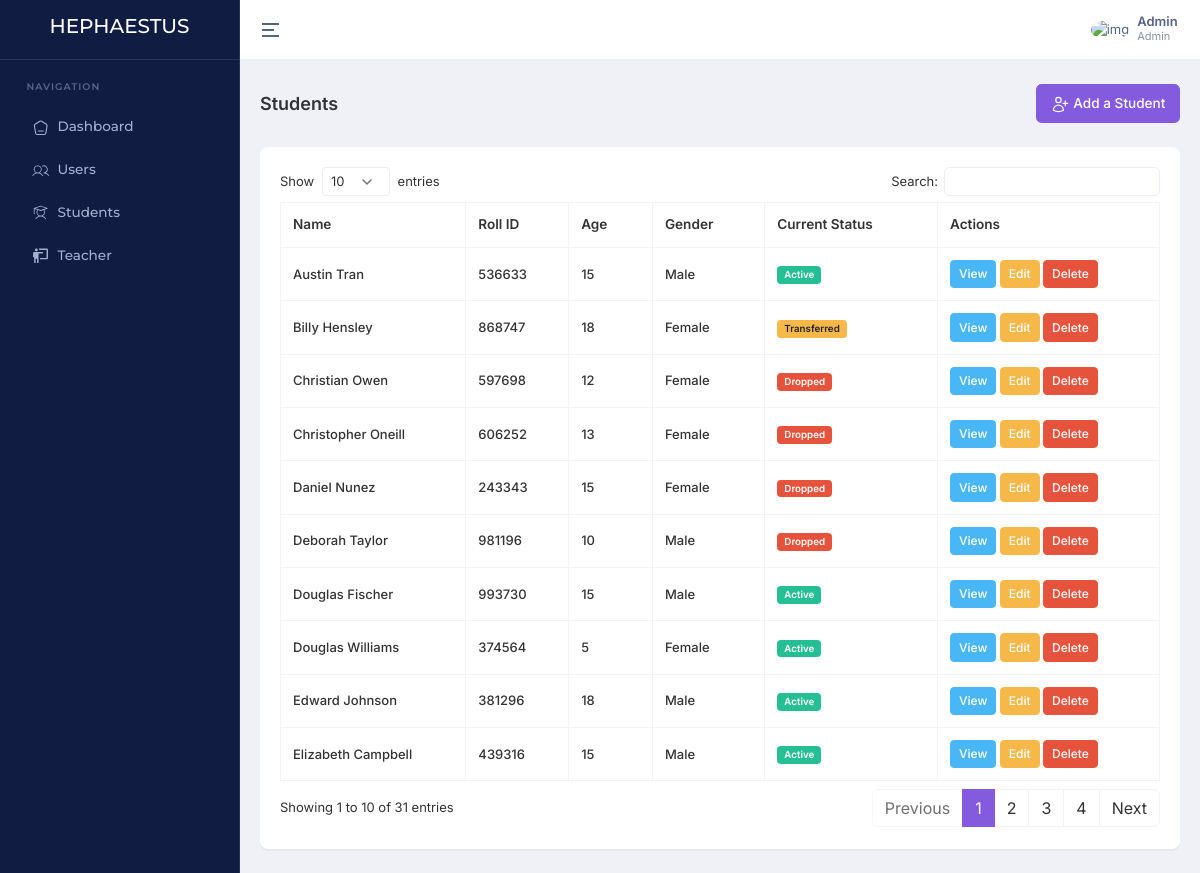
Screenshot of /students/ (signed in) with the database file from the repository.
### account/models.py (models this page shows, shortened)
class User(AbstractBaseUser, PermissionsMixin):
    ROLE_CHOICES = (
        ('Admin', 'Admin'),
        ('Director', 'Director'),
        ('Teacher', 'Teacher'),
        ('Student', 'Student'),
    )
    email = models.EmailField(unique=True)
    name = models.CharField(max_length=255)
    slug = models.SlugField(unique=True, blank=True)
    phone_number = models.CharField(max_length=15, unique=True)
    image = ProcessedImageField(
        upload_to=user_image_path,
        processors=[ResizeToFill(720, 720)],
        format='JPEG',
        options={'quality': 90},
        null=True,
        blank=True,
    )
    role = models.CharField(max_length=30, choices=ROLE_CHOICES)
    added_by = models.ForeignKey('self', on_delete=models.CASCADE, null=True, blank=True, related_name='added_users')
    created_at = models.DateTimeField(default=timezone.now)
    updated_at = models.DateTimeField(auto_now=True)
    is_active = models.BooleanField(default=True)
    is_staff = models.BooleanField(default=False)
    objects = CustomUserManager()
    USERNAME_FIELD = 'phone_number'
    REQUIRED_FIELDS = ['name', 'email']

### home/models.py (models this page shows, shortened)
class Student(models.Model):
    GENDER_CHOICES = (
        ('Male', 'Male'),
        ('Female', 'Female'),
    )
    STUDENT_CURRENT_STATUS = (
        ('Active', 'Active'),
        ('Graduated', 'Graduated'),
        ('Transferred', 'Transferred'),
        ('Dropped', 'Dropped')
    )
    name = models.CharField(max_length=255, null=True, blank=True)
    slug = models.SlugField(unique=True, blank=True)
    roll_id = models.CharField(max_length=6, unique=True, editable=False, null=True, blank=True)
    image = ProcessedImageField(
        upload_to=student_image_path,
        processors=[ResizeToFill(720, 720)],
        format='JPEG',
        options={'quality': 90},
        null=True,
        blank=True
    )
    dob = models.DateField(null=True, blank=True)
    gender = models.CharField(max_length=10, choices=GENDER_CHOICES, null=True, blank=True)
    current_status = models.CharField(max_length=20, choices=STUDENT_CURRENT_STATUS, default='Active', null=True, blank=True)
    nationality = models.CharField(max_length=40, null=True, blank=True)
    cell = models.CharField(max_length=50, null=True, blank=True)
    village = models.CharField(max_length=50, null=True, blank=True)
    sector = models.CharField(max_length=50, null=True, blank=True)
    district = models.CharField(max_length=50, null=True, blank=True)
    emergency_contact_name = models.CharField(max_length=100, null=True, blank=True)
    emergency_contact_relation = models.CharField(max_length=50, null=True, blank=True)
    emergency_contact_phone = models.CharField(max_length=15, null=True, blank=True)
    medical_conditions = models.TextField(null=True, blank=True)
    allergies = models.TextField(null=True, blank=True)
    special_needs = models.TextField(null=True, blank=True)
    notes = models.TextField(null=True, blank=True)
    created_at = models.DateTimeField(default=timezone.now)
    updated_at = models.DateTimeField(auto_now=True)
    delete_status = models.BooleanField(default=False)
    modified_by = models.ForeignKey(User, on_delete=models.SET_NULL, null=True, blank=True)
    @property
    def age(self):
        today = timezone.now().date()
        age = today.year - self.dob.year - ((today.month, today.day) < (self.dob.month, self.dob.day))
        return age

### home/views.py (the view)
# urls.py: path('students/', getStudents, name='getStudents'),
@login_required
def getStudents(request):
    students = Student.objects.filter(delete_status=False).order_by('-created_at')
    context = {
        'students': students
    }
    return render(request, 'pages/students/index.html', context)

### templates/pages/students/index.html (shortened to what this page needs)
{% extends "layouts/app.html" %}
{% block content %}
    <div class="container-fluid">
        <div class="d-md-flex d-block align-items-center justify-content-between my-4 page-header-breadcrumb">
            <h1 class="page-title fw-semibold fs-18 mb-0">Students</h1>
            <div class="ms-md-1 ms-0">
                <nav>
                    <ol class="breadcrumb mb-0">
                        <a class="btn btn-primary" href="{% url 'home:addStudent' %}">
                            Add a Student
                        </a>
                    </ol>
                </nav>
            </div>
        </div>
        <div class="row">
            <div class="col-xl-12">
                <div class="card custom-card">
                    <div class="card-body">
                        <div class="table-responsive">
                            <table id="datatable" class="table table-bordered text-nowrap w-100">
                                <thead>
                                    <tr>
                                        <th>Name</th>
                                        <th>Roll ID</th>
                                        <th>Age</th>
                                        <th>Gender</th>
                                        <th>Current Status</th>
                                        <th>Actions</th>
                                    </tr>
                                </thead>
                                <tbody>
                                    {% for student in students %}
                                        <tr>
                                            <td>{{ student.name }}</td>
                                            <td>{{ student.roll_id }}</td>
                                            <td>{{ student.age }}</td>
                                            <td>{{ student.gender }}</td>
                                            <td>
                                                {% if student.current_status == 'Active' %}
                                                    <span class="badge bg-success">{{ student.current_status }}</span>
                                                {% elif student.current_status == 'Graduated' %}
                                                    <span class="badge bg-primary">{{ student.current_status }}</span>
                                                {% elif student.current_status == 'Transferred' %}
                                                    <span class="badge bg-warning text-dark">{{ student.current_status }}</span>
                                                {% elif student.current_status == 'Dropped' %}
                                                    <span class="badge bg-danger">{{ student.current_status }}</span>
                                                {% else %}
                                                    <span class="badge bg-secondary">{{ student.current_status }}</span>
                                                {% endif %}
                                            </td>
                                            <td>
                                                <a href="{% url 'home:viewStudent' student.slug %}" class="btn btn-sm btn-info">View</a>
                                                <a href="{% url 'home:editStudent' student.slug %}" class="btn btn-sm btn-warning">Edit</a>
                                                <a href="{% url 'home:deleteStudent' student.slug %}" class="btn btn-sm btn-danger" onclick="return confirm('Are you sure you want to delete this student?')">Delete</a>
                                            </td>
                                        </tr>
                                    {% endfor %}
                                </tbody>
                            </table>
                        </div>
                    </div>
                </div>
            </div>
        </div>
    </div>
{% endblock %}

### templates/inc/header.html (shortened to what this page needs)
<header class="app-header">
    <div class="main-header-container container-fluid">
        <div class="header-content-left">
            <div class="header-element">
                <a aria-label="Hide Sidebar" class="sidemenu-toggle header-link animated-arrow hor-toggle horizontal-navtoggle" data-bs-toggle="sidebar" href="javascript:void(0);"><span></span></a>
            </div>
        </div>
        <div class="header-content-right">
            <div class="header-element">
                <a href="javascript:void(0);" class="header-link dropdown-toggle" id="mainHeaderProfile" data-bs-toggle="dropdown" data-bs-auto-close="outside" aria-expanded="false">
                    <div class="d-flex align-items-center">
                        <div class="me-sm-2 me-0">
                            <img src="https://cdn.pixabay.com/photo/2015/10/05/22/37/blank-profile-picture-973460_960_720.png" alt="img" width="32" height="32" class="rounded-circle">
                        </div>
                        <div class="d-sm-block d-none">
                            <p class="fw-semibold mb-0 lh-1">{{ request.user.name }}</p>
                            <span class="op-7 fw-normal d-block fs-11">{{ request.user.role }}</span>
                        </div>
                    </div>
                </a>
            </div>
        </div>
    </div>
</header>

### rows the page displays
User: user.name "Admin", user.role "Admin"
Student: name "Billy Hensley", roll_id "868747", age "18", gender "Female", current_status "Transferred"
Student: name "Deborah Taylor", roll_id "981196", age "10", gender "Male", current_status "Dropped"
Student: name "Edward Johnson", roll_id "381296", age "18", gender "Male", current_status "Active"
Student: name "Elizabeth Campbell", roll_id "439316", age "15", gender "Male", current_status "Active"
Student: name "Douglas Fischer", roll_id "993730", age "15", gender "Male", current_status "Active"
Student: name "Douglas Williams", roll_id "374564", age "5", gender "Female", current_status "Active"
Student: name "Daniel Nunez", roll_id "243343", age "15", gender "Female", current_status "Dropped"
Student: name "Austin Tran", roll_id "536633", age "15", gender "Male", current_status "Active"
Student: name "Christian Owen", roll_id "597698", age "12", gender "Female", current_status "Dropped"
Student: name "Christopher Oneill", roll_id "606252", age "13", gender "Female", current_status "Dropped"
